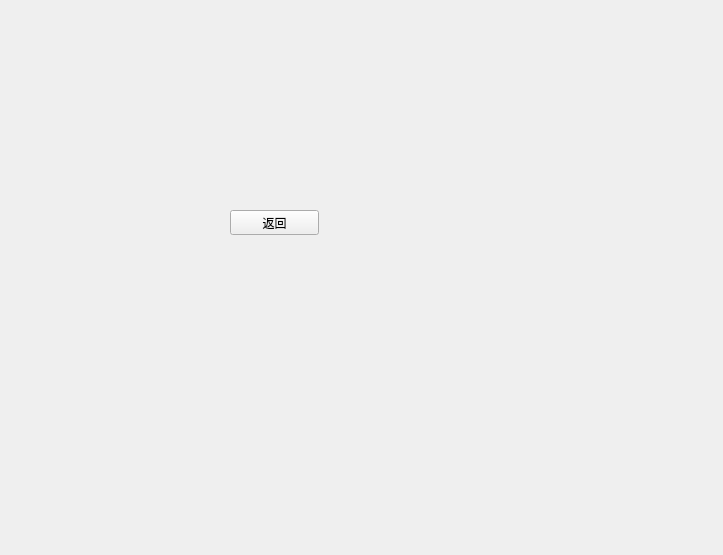
<?xml version="1.0" encoding="UTF-8"?>
<ui version="4.0">
 <class>Monitor</class>
 <widget class="QWidget" name="Monitor">
  <property name="geometry">
   <rect>
    <x>0</x>
    <y>0</y>
    <width>723</width>
    <height>555</height>
   </rect>
  </property>
  <property name="windowTitle">
   <string>Form</string>
  </property>
  <widget class="QPushButton" name="pushButton">
   <property name="geometry">
    <rect>
     <x>230</x>
     <y>210</y>
     <width>89</width>
     <height>25</height>
    </rect>
   </property>
   <property name="text">
    <string>返回</string>
   </property>
  </widget>
 </widget>
 <resources/>
 <connections/>
</ui>
